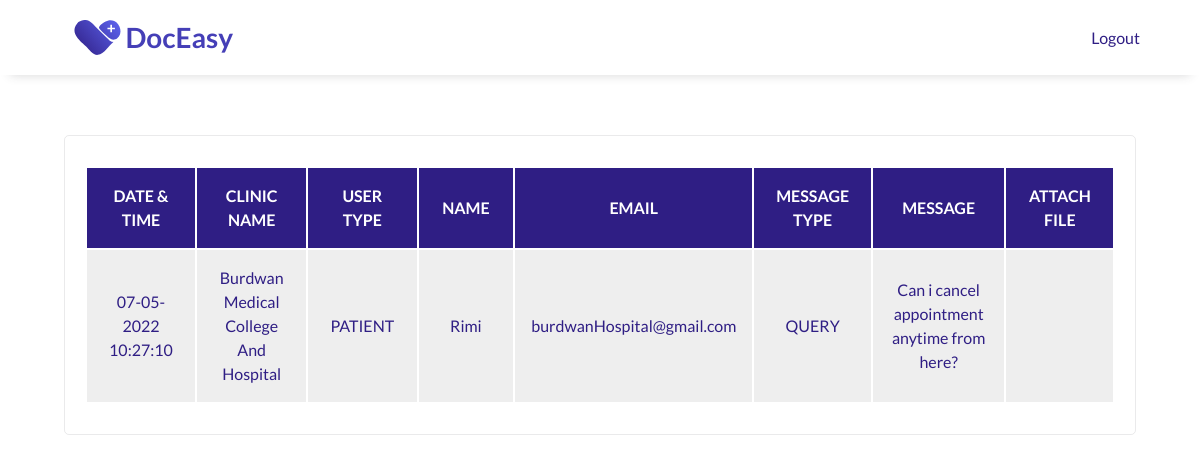
/public/feedback/managementFeedback.php (signed in), run on the app's committed database.
### tables this page shows
CREATE TABLE `clinic_feedback` (
  `id` int(5) NOT NULL,
  `clinic_id` int(4) UNSIGNED DEFAULT NULL,
  `date_time` varchar(50) NOT NULL,
  `user_type` enum('DOCTOR','PATIENT') NOT NULL,
  `name` varchar(50) NOT NULL,
  `email` varchar(50) NOT NULL,
  `message_type` enum('FEEDBACK','COMPLAIN','QUERY','') NOT NULL,
  `message` varchar(500) NOT NULL,
  `attach_file` mediumblob DEFAULT NULL
);

CREATE TABLE `clinic` (
  `id` int(4) UNSIGNED NOT NULL,
  `clinic_name` varchar(100) NOT NULL,
  `address` varchar(200) NOT NULL,
  `city` varchar(50) NOT NULL,
  `pin_code` int(6) UNSIGNED NOT NULL,
  `contact_no` bigint(10) UNSIGNED NOT NULL,
  `email` varchar(50) NOT NULL,
  `clinic_upi_id` varchar(50) NOT NULL
);

### public/feedback/managementFeedback.php (the view, shortened to what this page needs)
<?php
include "../config.php";
if ($_SESSION["loggedIn"]) {
?>
    <!DOCTYPE html>
    <html lang="en">
    <head>
        <link rel="stylesheet" type="text/css" href="/assets/css/userHistory.css" />
    </head>
    <body>
        <?php
        $clinic_name =  $_SESSION["clinic_name"];
        $full_name =  $_SESSION["full_name"];
        $sql = "SELECT * FROM clinic_feedback, clinic
                WHERE clinic.id = clinic_feedback.clinic_id
                ORDER BY message_type, clinic_name, user_type, name";
        $result = $conn->query($sql);
        $row = $result->fetch_assoc();
        if ($row) {
        ?>
            <header id="header">
                <div class="logo">
                    <a href="/index.php">
                        <img class="logo-img" id="header-img" src="/assets/images/doceasy/doceasy-logo.svg" alt="DocEasy logo" />
                    </a>
                </div>
                <nav id="nav-bar">
                    <ul>
                        <li><a class="nav-link" href="#"><?php echo $clinic_name  ?></a></li>
                        <li><a class="nav-link" href="#"><?php echo $full_name  ?></a></li>
                        <li><a class="nav-link" href="/public/logout/managementLogout.php">Logout</a></li>
                    </ul>
                </nav>
            </header>
            <main>
                <section id="table">
                    <div class="container">
                        <div class="card">
                            <table>
                                <tr>
                                    <th>DATE & TIME</th>
                                    <th>CLINIC NAME</th>
                                    <th>USER TYPE</th>
                                    <th>NAME</th>
                                    <th>EMAIL</th>
                                    <th>MESSAGE TYPE</th>
                                    <th>MESSAGE</th>
                                    <th>ATTACH FILE</th>
                                </tr>
                                <?php
                                while ($row = $result->fetch_assoc()) {
                                ?>
                                    <tr>
                                        <td> <?php echo $row["date_time"]; ?> </td>
                                        <td> <?php echo $row["clinic_name"]; ?> </td>
                                        <td> <?php echo $row["user_type"]; ?> </td>
                                        <td> <?php echo $row["name"]; ?> </td>
                                        <td> <?php echo $row["email"]; ?> </td>
                                        <td> <?php echo $row["message_type"]; ?> </td>
                                        <td> <?php echo $row["message"]; ?> </td>
                                        <td> <?php echo $row["attach_file"]; ?> </td>
                                    </tr>
                                <?php }
                                ?>
                            </table>
                        </div>
                    </div>
                </section>
            </main>
    </body>
<?php
        } else {
            echo "No Record Found";
        }
    } else {
        header("Location: ../login/adminLogin.php");
    }
?>
    </html>

### assets/css/userHistory.css (style rules this page uses)
* { margin: 0; padding: 0; box-sizing: border-box; scroll-behavior: smooth; }
html { font-size: 10px; }
body { font-size: 1.6rem; line-height: 1.5; font-family: "Lato", sans-serif; color: #37383a; }
li { list-style: none; }
a { color: #2f1e84; text-decoration: none; }
img { max-width: 100%; height: auto; display: block; }
.logo-img { width: 100%; max-width: 200px; }
.container { display: flex; flex-direction: row; justify-content: center; }
.card { display: flex; flex-direction: column; align-items: ce3nter; text-align: center; width: calc(100% / 1.1); margin: 1.5rem; padding: 3rem 2rem 3rem 2rem; border: 1px solid rgba(55, 56, 58, 0.1); border-radius: 5px; }
header { padding: 0 5rem; width: 100%; position: fixed; top: 0; min-height: 75px; display: flex; justify-content: space-between; align-items: center; background-color: #fff; box-shadow: 0 1rem 1rem -1rem rgba(55, 56, 58, 0.2); }
nav { font-weight: 400; }
nav>ul { display: flex; flex-direction: row; justify-content: space-around; }
nav li { padding: 0px 10px 0px 10px; }
#table { padding: 12rem 1rem; text-align: center; color: #2f1e84; }
td { text-align: center; width: 12em; padding: 1em; }
th { text-align: center; padding: 1em; background-color: #2f1e84; color: white; }
tr { height: 1em; }
table tr:nth-child(even) { background-color: #eee; }
table tr:nth-child(odd) { background-color: #fff; }

### data on the page
clinic_feedback: date_time "07-05-2022 10:27:10", clinic.clinic_name "Burdwan Medical College And Hospital", user_type "PATIENT", name "Rimi", clinic.email "burdwanHospital@gmail.com", message_type "QUERY", message "Can i cancel appointment anytime from here?"
